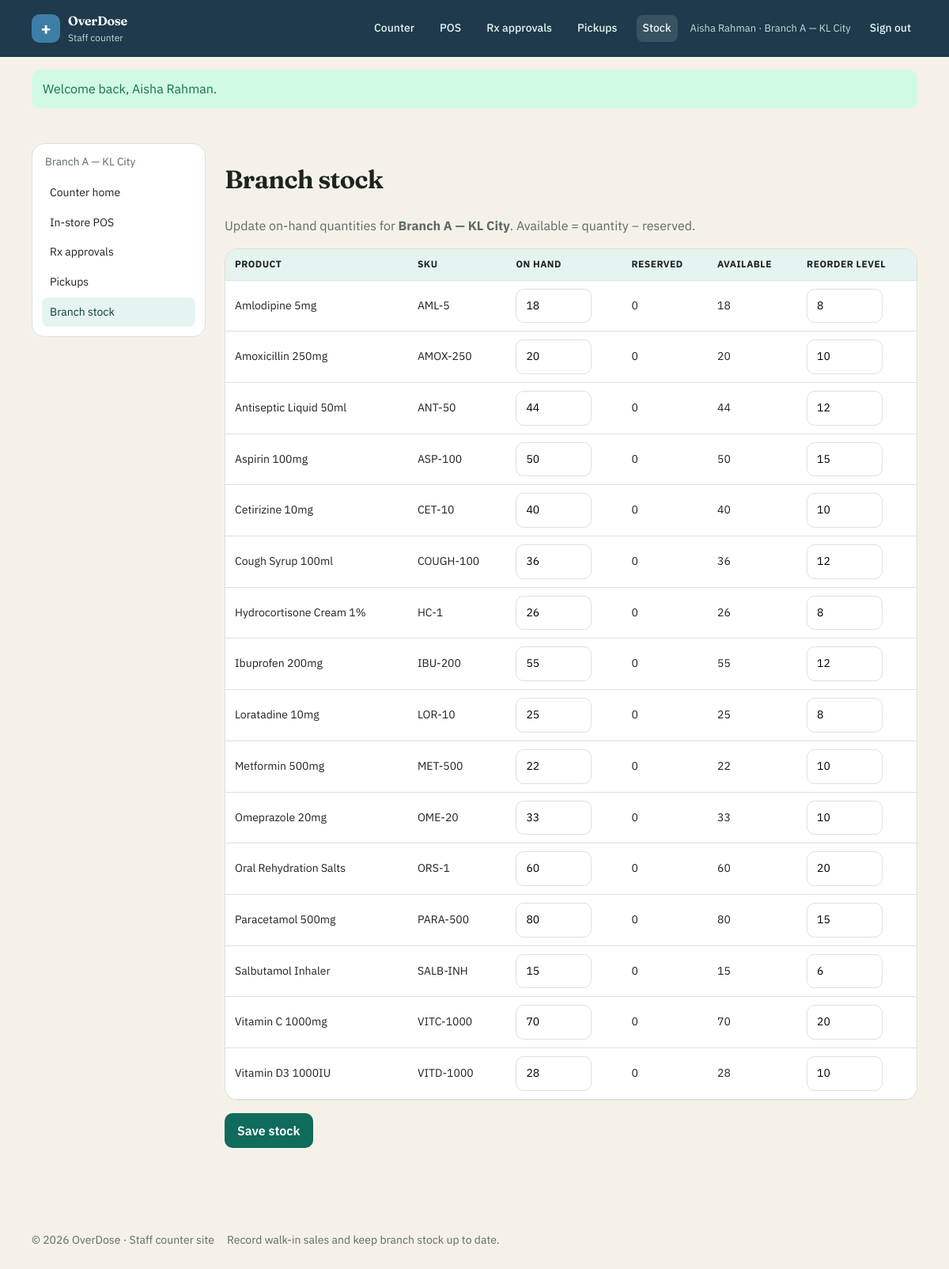
Screenshot of /staff/stock.php (signed in) with the database file from the repository.
### tables this page shows
CREATE TABLE branches (
  id INT UNSIGNED NOT NULL AUTO_INCREMENT,
  name VARCHAR(120) NOT NULL,
  address VARCHAR(255) NOT NULL,
  phone VARCHAR(40) NOT NULL,
  opening_hours VARCHAR(120) NOT NULL DEFAULT '9:00–18:00',
  is_active TINYINT(1) NOT NULL DEFAULT 1,
  PRIMARY KEY (id)
);

CREATE TABLE branch_stock (
  branch_id INT UNSIGNED NOT NULL,
  product_id INT UNSIGNED NOT NULL,
  quantity INT UNSIGNED NOT NULL DEFAULT 0,
   
  reserved_qty INT UNSIGNED NOT NULL DEFAULT 0,
  reorder_level INT UNSIGNED NOT NULL DEFAULT 10,
  PRIMARY KEY (branch_id, product_id),
  KEY idx_stock_quantity (quantity),
  KEY idx_stock_product (product_id),
  CONSTRAINT fk_stock_branch
    FOREIGN KEY (branch_id) REFERENCES branches (id)
    ON UPDATE CASCADE ON DELETE CASCADE,
  CONSTRAINT fk_stock_product
    FOREIGN KEY (product_id) REFERENCES products (id)
    ON UPDATE CASCADE ON DELETE RESTRICT
);

CREATE TABLE products (
  id INT UNSIGNED NOT NULL AUTO_INCREMENT,
  category_id INT UNSIGNED NOT NULL,
  name VARCHAR(160) NOT NULL,
  sku VARCHAR(40) NOT NULL,
  description TEXT NOT NULL,
  unit_price DECIMAL(10,2) NOT NULL,
  image_path VARCHAR(255) NULL,
  is_active TINYINT(1) NOT NULL DEFAULT 1,
   
  requires_prescription TINYINT(1) NOT NULL DEFAULT 0,
  PRIMARY KEY (id),
  UNIQUE KEY uq_products_sku (sku),
  KEY idx_products_name (name),
  KEY idx_products_category (category_id),
  CONSTRAINT fk_products_category
    FOREIGN KEY (category_id) REFERENCES categories (id)
    ON UPDATE CASCADE ON DELETE RESTRICT
);

### includes/helpers.php (called while the page is built, shortened)
<?php
function e(?string $value): string
{
    return htmlspecialchars((string) $value, ENT_QUOTES | ENT_SUBSTITUTE, 'UTF-8');
}
function app_base(): string
{
    static $base = null;
    if ($base !== null) {
        return $base;
    }
    $projectRoot = str_replace('\\', '/', realpath(dirname(__DIR__)) ?: dirname(__DIR__));
    $docRoot = str_replace('\\', '/', realpath($_SERVER['DOCUMENT_ROOT'] ?? '') ?: ($_SERVER['DOCUMENT_ROOT'] ?? ''));
    if ($docRoot !== '' && str_starts_with($projectRoot, rtrim($docRoot, '/'))) {
        $base = substr($projectRoot, strlen(rtrim($docRoot, '/')));
    } else {
        $script = str_replace('\\', '/', dirname($_SERVER['SCRIPT_NAME'] ?? '/'));
        if (str_ends_with($script, '/admin') || str_ends_with($script, '/staff') || str_ends_with($script, '/pages') || str_ends_with($script, '/api')) {
            $script = dirname($script);
        }
        $base = $script === '/' ? '' : $script;
    }
    $base = rtrim($base, '/');
    return $base;
}
function url(string $path = ''): string
{
    $path = ltrim($path, '/');
    $base = app_base();
    return ($base === '' ? '' : $base) . '/' . $path;
}
function flash_get(): ?array
{
    $flash = $_SESSION['flash'] ?? null;
    return $flash;
}
function current_path(): string
{
    return parse_url($_SERVER['REQUEST_URI'] ?? '/', PHP_URL_PATH) ?: '/';
}
function nav_active(string $needle): string
{
    $path = current_path();
    return str_contains($path, $needle) ? ' is-active' : '';
}

### includes/portal.php (called while the page is built, shortened)
<?php
function current_portal(): string
{
    $script = str_replace('\\', '/', $_SERVER['SCRIPT_NAME'] ?? '');
    if (str_contains($script, '/staff/')) {
        return 'staff';
    }
    return 'customer';
}
function portal_session_path(?string $portal = null): string
{
    $base = app_base();
    $root = $base === '' ? '/' : $base . '/';
    return match ($portal ?? current_portal()) {
        'admin' => rtrim($root, '/') . '/admin/',
        'staff' => rtrim($root, '/') . '/staff/',
        default => $root,
    };
}

### includes/auth.php (called while the page is built, shortened)
<?php
function current_user(): ?array
{
    return $_SESSION['user'] ?? null;
}
function user_role(): ?string
{
    return current_user()['role'] ?? null;
}
function user_branch_id(): int
{
    return (int) (current_user()['branch_id'] ?? 0);
}
function user_branch_name(): string
{
    return (string) (current_user()['branch_name'] ?? '');
}
function staff_branch_id(): int
{
    $id = user_branch_id();
    return $id;
}

### includes/db.php (called while the page is built, shortened)
<?php
function db_bind(mysqli_stmt $stmt, string $types, array $params): void
{
    if ($types === '') {
        return;
    }
    $refs = [];
    foreach ($params as $i => $value) {
        $refs[$i] = &$params[$i];
    }
    $stmt->bind_param($types, ...$refs);
}
function db_all(mysqli $db, string $sql, string $types = '', array $params = []): array
{
    $stmt = $db->prepare($sql);
    db_bind($stmt, $types, $params);
    $stmt->execute();
    $result = $stmt->get_result();
    $rows = $result->fetch_all(MYSQLI_ASSOC);
    return $rows;
}

### includes/reports.php (called while the page is built, shortened)
<?php
function inventory_rows(mysqli $db, int $branchId = 0): array
{
    $sql = 'SELECT b.id AS branch_id, p.id AS product_id, b.name AS branch_name, p.name AS product_name, p.sku,
                   s.quantity, s.reserved_qty,
                   GREATEST(0, CAST(s.quantity AS SIGNED) - CAST(s.reserved_qty AS SIGNED)) AS available,
                   s.reorder_level
            FROM branch_stock s
            INNER JOIN branches b ON b.id = s.branch_id
            INNER JOIN products p ON p.id = s.product_id';
    $types = '';
    $params = [];
    if ($branchId > 0) {
        $sql .= ' WHERE s.branch_id = ?';
        $types = 'i';
        $params = [$branchId];
    }
    $sql .= ' ORDER BY b.name, p.name';
    return db_all($db, $sql, $types, $params);
}

### staff/stock.php (the view, shortened to what this page needs)
<?php
$db = db();
$branchId = staff_branch_id();
$branchName = user_branch_name() ?: ('Branch #' . $branchId);
$rows = inventory_rows($db, $branchId);
require dirname(__DIR__) . '/includes/header.php';
?>
<div class="container layout-admin">
  <?php require dirname(__DIR__) . '/includes/staff_nav.php'; ?>
  <div>
    <h1>Branch stock</h1>
    <p class="muted">Update on-hand quantities for <strong><?= e($branchName) ?></strong>. Available = quantity − reserved.</p>
    <form method="post">
      <div class="table-wrap">
        <table>
          <thead><tr><th>Product</th><th>SKU</th><th>On hand</th><th>Reserved</th><th>Available</th><th>Reorder level</th></tr></thead>
          <tbody>
            <?php foreach ($rows as $row):
                $key = (int) $row['branch_id'] . '_' . (int) $row['product_id'];
                $available = (int) ($row['available'] ?? max(0, (int) $row['quantity'] - (int) ($row['reserved_qty'] ?? 0)));
                $low = $available <= (int) $row['reorder_level'];
                ?>
              <tr>
                <td><?= e($row['product_name']) ?><?php if ($low): ?> <span class="badge badge-warn">Low</span><?php endif; ?></td>
                <td><?= e($row['sku']) ?></td>
                <td><input type="number" min="0" name="quantity[<?= e($key) ?>]" value="<?= (int) $row['quantity'] ?>" style="width:6rem"></td>
                <td><?= (int) ($row['reserved_qty'] ?? 0) ?></td>
                <td><?= $available ?></td>
                <td><input type="number" min="0" name="reorder[<?= e($key) ?>]" value="<?= (int) $row['reorder_level'] ?>" style="width:6rem"></td>
              </tr>
            <?php endforeach; ?>
          </tbody>
        </table>
      </div>
      <p><button class="btn" type="submit">Save stock</button></p>
    </form>
  </div>
</div>
<?php require dirname(__DIR__) . '/includes/footer.php'; ?>

### includes/header.php (shortened to what this page needs)
<?php
$flash = flash_get();
$user = current_user();
$portal = current_portal();
$brandHref = match ($portal) {
    'admin' => url('admin/index.php'),
    'staff' => url('staff/index.php'),
    default => url('index.php'),
};
$brandTag = match ($portal) {
    'admin' => 'Administrator site',
    'staff' => 'Staff counter',
    default => 'Online pharmacy',
};
?>
<!DOCTYPE html>
<html lang="en">
<head>
  <link rel="stylesheet" href="<?= e(url('public/css/style.css')) ?>">
</head>
<body class="portal-<?= e($portal) ?>">
  <header class="site-header">
    <div class="container header-inner">
      <a class="brand" href="<?= e($brandHref) ?>">
        <span class="brand-mark" aria-hidden="true">+</span>
        <span>
          <strong><?= e(APP_NAME) ?></strong>
          <small><?= e($brandTag) ?></small>
        </span>
      </a>
      <nav id="site-nav" class="site-nav">
        <?php if ($portal === 'customer'): ?>
          <a class="<?= nav_active('index.php') ?>" href="<?= e(url('index.php')) ?>">Home</a>
          <a class="<?= nav_active('pages/products') ?>" href="<?= e(url('pages/products.php')) ?>">Medications</a>
          <a class="<?= nav_active('pages/promotions') ?>" href="<?= e(url('pages/promotions.php')) ?>">Promotions</a>
          <a class="<?= nav_active('pages/branches') ?>" href="<?= e(url('pages/branches.php')) ?>">Branches</a>
          <a class="<?= nav_active('pages/cart') ?>" href="<?= e(url('pages/cart.php')) ?>">Cart (<?= (int) cart_count() ?>)</a>
          <?php if ($user): ?>
            <span class="nav-user"><?= e($user['name']) ?></span>
            <a href="<?= e(url('pages/logout.php')) ?>">Sign out</a>
          <?php else: ?>
            <a class="<?= nav_active('pages/login') ?>" href="<?= e(url('pages/login.php')) ?>">Sign in</a>
            <a class="btn btn-small" href="<?= e(url('pages/register.php')) ?>">Register</a>
          <?php endif; ?>
        <?php elseif ($portal === 'staff'): ?>
          <a class="<?= nav_active('staff/index') ?>" href="<?= e(url('staff/index.php')) ?>">Counter</a>
          <a class="<?= nav_active('staff/pos') ?>" href="<?= e(url('staff/pos.php')) ?>">POS</a>
          <a class="<?= nav_active('staff/approvals') ?>" href="<?= e(url('staff/approvals.php')) ?>">Rx approvals</a>
          <a class="<?= nav_active('staff/pickups') ?>" href="<?= e(url('staff/pickups.php')) ?>">Pickups</a>
          <a class="<?= nav_active('staff/stock') ?>" href="<?= e(url('staff/stock.php')) ?>">Stock</a>
          <?php if ($user): ?>
            <span class="nav-user"><?= e($user['name']) ?><?php if (!empty($user['branch_name'])): ?> · <?= e((string) $user['branch_name']) ?><?php endif; ?></span>
            <a href="<?= e(url('staff/logout.php')) ?>">Sign out</a>
          <?php else: ?>
            <a class="<?= nav_active('staff/login') ?>" href="<?= e(url('staff/login.php')) ?>">Sign in</a>
          <?php endif; ?>
        <?php endif; ?>
      </nav>
    </div>
  </header>
  <main id="main">
    <?php if ($flash): ?>
      <div class="container">
        <p class="flash flash-<?= e($flash['type']) ?>"><?= e($flash['message']) ?></p>
      </div>
    <?php endif; ?>

### includes/staff_nav.php
<nav class="admin-side" aria-label="Staff">
  <?php if (user_branch_name() !== ''): ?>
    <p class="muted" style="margin:0 0 10px;padding:0 4px;font-size:0.85rem"><?= e(user_branch_name()) ?></p>
  <?php endif; ?>
  <a class="<?= nav_active('staff/index') ?>" href="<?= e(url('staff/index.php')) ?>">Counter home</a>
  <a class="<?= nav_active('staff/pos') ?>" href="<?= e(url('staff/pos.php')) ?>">In-store POS</a>
  <a class="<?= nav_active('staff/approvals') ?>" href="<?= e(url('staff/approvals.php')) ?>">Rx approvals</a>
  <a class="<?= nav_active('staff/pickups') ?>" href="<?= e(url('staff/pickups.php')) ?>">Pickups</a>
  <a class="<?= nav_active('staff/stock') ?>" href="<?= e(url('staff/stock.php')) ?>">Branch stock</a>
</nav>

### public/css/style.css (style rules this page uses)
:root { --teal-900: #0b3d36; --teal-700: #0f6b5c; --teal-500: #1a8f7a; --teal-100: #e6f4f1; --cream: #f6f1e8; --ink: #1c241f; --muted: #5c6b66; --card: #ffffff; --danger: #9b2c2c; --warning: #b45309; --ok: #157347; --line: #d9e2de; --shadow: 0 10px 30px rgba(11, 61, 54, 0.08); --radius: 16px; }
*, *::before, *::after { box-sizing: border-box; }
html { scroll-behavior: smooth; }
body { margin: 0; font-family: "IBM Plex Sans", system-ui, sans-serif; color: var(--ink); background: var(--cream); line-height: 1.55; }
h1, h2, h3, .brand strong { font-family: Fraunces, Georgia, serif; font-weight: 650; letter-spacing: -0.02em; }
a { color: var(--teal-700); }
.container { width: min(1120px, calc(100% - 32px)); margin-inline: auto; }
.site-header { background: var(--teal-900); color: #fff; position: sticky; top: 0; z-index: 10; }
body.portal-staff .site-header { background: #1e3a4c; }
body.portal-staff .brand-mark { background: #3d7ea6; }
.header-inner, .footer-inner, .site-nav { display: flex; align-items: center; gap: 16px; }
.header-inner { justify-content: space-between; min-height: 72px; flex-wrap: wrap; }
.brand { display: flex; gap: 10px; align-items: center; color: #fff; text-decoration: none; }
.brand-mark { width: 36px; height: 36px; border-radius: 10px; background: var(--teal-500); display: grid; place-items: center; font-size: 22px; font-weight: 700; }
.brand small { display: block; color: #c5ddd8; font-size: 12px; font-weight: 400; }
.site-nav { flex-wrap: wrap; }
.site-nav a { color: #e7f3f0; text-decoration: none; font-size: 14px; font-weight: 500; padding: 6px 8px; border-radius: 8px; }
.site-nav a.is-active, .site-nav a:hover { background: rgba(255,255,255,0.12); }
.nav-user { font-size: 13px; color: #c5ddd8; }
.search-bar input, .search-bar select, input[type="text"], input[type="email"], input[type="password"], input[type="number"], input[type="date"], select, textarea { width: 100%; padding: 10px 12px; border: 1px solid var(--line); border-radius: 10px; font: inherit; background: #fff; }
.muted { color: var(--muted); }
.btn, button.btn, input.btn { display: inline-flex; align-items: center; justify-content: center; background: var(--teal-700); color: #fff; border: 0; padding: 10px 16px; border-radius: 10px; text-decoration: none; font: inherit; font-weight: 600; cursor: pointer; }
.flash { padding: 12px 14px; border-radius: 10px; margin: 16px 0; }
.flash-success { background: #d1fae5; color: var(--ok); }
table { width: 100%; border-collapse: collapse; background: #fff; border-radius: var(--radius); overflow: hidden; }
th, td { padding: 10px 12px; text-align: left; border-bottom: 1px solid var(--line); font-size: 14px; }
th { background: var(--teal-100); font-size: 12px; text-transform: uppercase; letter-spacing: 0.04em; }
.table-wrap { overflow-x: auto; border: 1px solid var(--line); border-radius: var(--radius); }
.layout-admin { display: grid; grid-template-columns: 220px 1fr; gap: 24px; padding: 28px 0 48px; }
.admin-side { background: #fff; border: 1px solid var(--line); border-radius: var(--radius); padding: 12px; height: fit-content; position: sticky; top: 88px; }
.admin-side a { display: block; padding: 8px 10px; border-radius: 8px; color: var(--ink); text-decoration: none; font-size: 14px; }
.admin-side a.is-active, .admin-side a:hover { background: var(--teal-100); color: var(--teal-900); }

### rows the page displays
branches: name "Branch A — KL City"
branch_stock: product.name "Amlodipine 5mg", product.sku "AML-5", quantity "18", reserved_qty "0", available "18", reorder_level "8"
branch_stock: product.name "Amoxicillin 250mg", product.sku "AMOX-250", quantity "20", reserved_qty "0", available "20", reorder_level "10"
branch_stock: product.name "Antiseptic Liquid 50ml", product.sku "ANT-50", quantity "44", reserved_qty "0", available "44", reorder_level "12"
branch_stock: product.name "Aspirin 100mg", product.sku "ASP-100", quantity "50", reserved_qty "0", available "50", reorder_level "15"
branch_stock: product.name "Cetirizine 10mg", product.sku "CET-10", quantity "40", reserved_qty "0", available "40", reorder_level "10"
branch_stock: product.name "Cough Syrup 100ml", product.sku "COUGH-100", quantity "36", reserved_qty "0", available "36", reorder_level "12"
branch_stock: product.name "Hydrocortisone Cream 1%", product.sku "HC-1", quantity "26", reserved_qty "0", available "26", reorder_level "8"
branch_stock: product.name "Ibuprofen 200mg", product.sku "IBU-200", quantity "55", reserved_qty "0", available "55", reorder_level "12"
branch_stock: product.name "Loratadine 10mg", product.sku "LOR-10", quantity "25", reserved_qty "0", available "25", reorder_level "8"
branch_stock: product.name "Metformin 500mg", product.sku "MET-500", quantity "22", reserved_qty "0", available "22", reorder_level "10"
branch_stock: product.name "Omeprazole 20mg", product.sku "OME-20", quantity "33", reserved_qty "0", available "33", reorder_level "10"
branch_stock: product.name "Oral Rehydration Salts", product.sku "ORS-1", quantity "60", reserved_qty "0", available "60", reorder_level "20"
branch_stock: product.name "Paracetamol 500mg", product.sku "PARA-500", quantity "80", reserved_qty "0", available "80", reorder_level "15"
branch_stock: product.name "Salbutamol Inhaler", product.sku "SALB-INH", quantity "15", reserved_qty "0", available "15", reorder_level "6"
branch_stock: product.name "Vitamin C 1000mg", product.sku "VITC-1000", quantity "70", reserved_qty "0", available "70", reorder_level "20"
branch_stock: product.name "Vitamin D3 1000IU", product.sku "VITD-1000", quantity "28", reserved_qty "0", available "28", reorder_level "10"

### other values shown
APP_NAME "OverDose"
$brandTag "Staff counter"
$user['name'] "Aisha Rahman"
$flash['message'] "Welcome back, Aisha Rahman."
